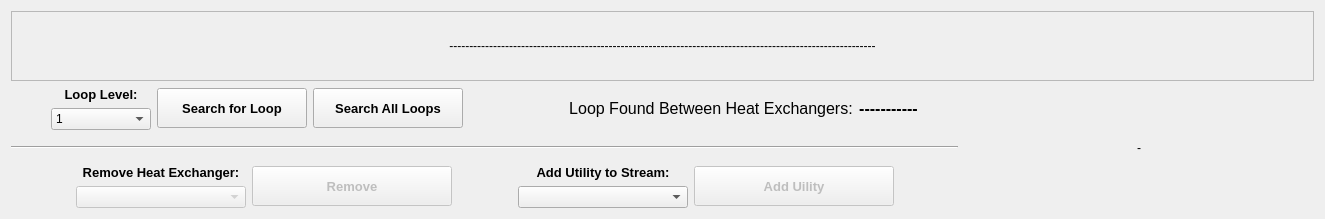
      <widget class="QWidget" name="tab_4">
       <attribute name="title">
        <string>Network Evolution</string>
       </attribute>
       <layout class="QGridLayout" name="gridLayout_6">
        <item row="1" column="0">
         <layout class="QVBoxLayout" name="verticalLayout_11">
          <item>
           <widget class="QScrollArea" name="ambasScroll">
            <property name="widgetResizable">
             <bool>true</bool>
            </property>
            <widget class="QWidget" name="scroll">
             <property name="geometry">
              <rect>
               <x>0</x>
               <y>0</y>
               <width>1494</width>
               <height>488</height>
              </rect>
             </property>
             <layout class="QVBoxLayout" name="verticalLayout_16">
              <item>
               <layout class="QVBoxLayout" name="verticalLayout_10">
                <item>
                 <widget class="QLabel" name="label_teste">
                  <property name="minimumSize">
                   <size>
                    <width>0</width>
                    <height>0</height>
                   </size>
                  </property>
                  <property name="text">
                   <string>-----------------------------------------------------------------------------------------------------------</string>
                  </property>
                  <property name="alignment">
                   <set>Qt::AlignCenter</set>
                  </property>
                 </widget>
                </item>
               </layout>
              </item>
             </layout>
            </widget>
           </widget>
          </item>
          <item>
           <layout class="QHBoxLayout" name="horizontalLayout_20">
            <item>
             <layout class="QVBoxLayout" name="verticalLayout_18">
              <item>
               <layout class="QHBoxLayout" name="horizontalLayout_19">
                <item>
                 <spacer name="horizontalSpacer_17">
                  <property name="orientation">
                   <enum>Qt::Horizontal</enum>
                  </property>
                  <property name="sizeType">
                   <enum>QSizePolicy::Fixed</enum>
                  </property>
                  <property name="sizeHint" stdset="0">
                   <size>
                    <width>40</width>
                    <height>20</height>
                   </size>
                  </property>
                 </spacer>
                </item>
                <item>
                 <layout class="QVBoxLayout" name="verticalLayout_12">
                  <item>
                   <widget class="QLabel" name="label">
                    <property name="sizePolicy">
                     <sizepolicy hsizetype="Preferred" vsizetype="Preferred">
                      <horstretch>0</horstretch>
                      <verstretch>0</verstretch>
                     </sizepolicy>
                    </property>
                    <property name="minimumSize">
                     <size>
                      <width>0</width>
                      <height>0</height>
                     </size>
                    </property>
                    <property name="maximumSize">
                     <size>
                      <width>100</width>
                      <height>16777215</height>
                     </size>
                    </property>
                    <property name="font">
                     <font>
                      <family>Arial</family>
                      <pointsize>10</pointsize>
                      <weight>75</weight>
                      <bold>true</bold>
                     </font>
                    </property>
                    <property name="text">
                     <string>Loop Level:</string>
                    </property>
                    <property name="alignment">
                     <set>Qt::AlignCenter</set>
                    </property>
                   </widget>
                  </item>
                  <item>
                   <widget class="QComboBox" name="nivel">
                    <property name="minimumSize">
                     <size>
                      <width>100</width>
                      <height>0</height>
                     </size>
                    </property>
                    <property name="maximumSize">
                     <size>
                      <width>100</width>
                      <height>16777215</height>
                     </size>
                    </property>
                    <item>
                     <property name="text">
                      <string>1</string>
                     </property>
                    </item>
                   </widget>
                  </item>
                 </layout>
                </item>
                <item>
                 <widget class="QPushButton" name="identificar_laco">
                  <property name="minimumSize">
                   <size>
                    <width>150</width>
                    <height>40</height>
                   </size>
                  </property>
                  <property name="maximumSize">
                   <size>
                    <width>300</width>
                    <height>16777215</height>
                   </size>
                  </property>
                  <property name="font">
                   <font>
                    <family>Arial</family>
                    <pointsize>10</pointsize>
                    <weight>75</weight>
                    <bold>true</bold>
                   </font>
                  </property>
                  <property name="text">
                   <string>Search for Loop</string>
                  </property>
                 </widget>
                </item>
                <item>
                 <widget class="QPushButton" name="identificar_todos">
                  <property name="minimumSize">
                   <size>
                    <width>150</width>
                    <height>40</height>
                   </size>
                  </property>
                  <property name="font">
                   <font>
                    <family>Arial</family>
                    <pointsize>10</pointsize>
                    <weight>75</weight>
                    <bold>true</bold>
                   </font>
                  </property>
                  <property name="text">
                   <string>Search All Loops</string>
                  </property>
                 </widget>
                </item>
                <item>
                 <spacer name="horizontalSpacer">
                  <property name="orientation">
                   <enum>Qt::Horizontal</enum>
                  </property>
                  <property name="sizeType">
                   <enum>QSizePolicy::Maximum</enum>
                  </property>
                  <property name="sizeHint" stdset="0">
                   <size>
                    <width>100</width>
                    <height>20</height>
                   </size>
                  </property>
                 </spacer>
                </item>
                <item>
                 <layout class="QHBoxLayout" name="horizontalLayout_22">
                  <item>
                   <widget class="QLabel" name="label_7">
                    <property name="font">
                     <font>
                      <family>Arial</family>
                      <pointsize>12</pointsize>
                      <weight>50</weight>
                      <bold>false</bold>
                     </font>
                    </property>
                    <property name="text">
                     <string>Loop Found Between Heat Exchangers:</string>
                    </property>
                    <property name="alignment">
                     <set>Qt::AlignCenter</set>
                    </property>
                   </widget>
                  </item>
                  <item>
                   <widget class="QLabel" name="trocadores_loop">
                    <property name="font">
                     <font>
                      <family>Arial</family>
                      <pointsize>12</pointsize>
                      <weight>75</weight>
                      <bold>true</bold>
                     </font>
                    </property>
                    <property name="text">
                     <string>-----------</string>
                    </property>
                    <property name="alignment">
                     <set>Qt::AlignCenter</set>
                    </property>
                   </widget>
                  </item>
                 </layout>
                </item>
                <item>
                 <spacer name="horizontalSpacer_15">
                  <property name="orientation">
                   <enum>Qt::Horizontal</enum>
                  </property>
                  <property name="sizeType">
                   <enum>QSizePolicy::Fixed</enum>
                  </property>
                  <property name="sizeHint" stdset="0">
                   <size>
                    <width>40</width>
                    <height>20</height>
                   </size>
                  </property>
                 </spacer>
                </item>
               </layout>
              </item>
              <item>
               <spacer name="verticalSpacer_4">
                <property name="orientation">
                 <enum>Qt::Vertical</enum>
                </property>
                <property name="sizeType">
                 <enum>QSizePolicy::Maximum</enum>
                </property>
                <property name="sizeHint" stdset="0">
                 <size>
                  <width>20</width>
                  <height>10</height>
                 </size>
                </property>
               </spacer>
              </item>
              <item>
               <widget class="Line" name="line_2">
                <property name="orientation">
                 <enum>Qt::Horizontal</enum>
                </property>
               </widget>
              </item>
              <item>
               <spacer name="verticalSpacer">
                <property name="orientation">
                 <enum>Qt::Vertical</enum>
                </property>
                <property name="sizeType">
                 <enum>QSizePolicy::Maximum</enum>
                </property>
                <property name="sizeHint" stdset="0">
                 <size>
                  <width>20</width>
                  <height>10</height>
                 </size>
                </property>
               </spacer>
              </item>
              <item>
               <layout class="QHBoxLayout" name="horizontalLayout_21">
                <item>
                 <spacer name="horizontalSpacer_14">
                  <property name="orientation">
                   <enum>Qt::Horizontal</enum>
                  </property>
                  <property name="sizeHint" stdset="0">
                   <size>
                    <width>40</width>
                    <height>20</height>
                   </size>
                  </property>
                 </spacer>
                </item>
                <item>
                 <layout class="QVBoxLayout" name="verticalLayout_9">
                  <item>
                   <widget class="QLabel" name="label_8">
                    <property name="minimumSize">
                     <size>
                      <width>170</width>
                      <height>0</height>
                     </size>
                    </property>
                    <property name="maximumSize">
                     <size>
                      <width>200</width>
                      <height>16777215</height>
                     </size>
                    </property>
                    <property name="font">
                     <font>
                      <family>Arial</family>
                      <pointsize>10</pointsize>
                      <weight>75</weight>
                      <bold>true</bold>
                     </font>
                    </property>
                    <property name="text">
                     <string>Remove Heat Exchanger:</string>
                    </property>
                    <property name="alignment">
                     <set>Qt::AlignCenter</set>
                    </property>
                   </widget>
                  </item>
                  <item>
                   <widget class="QComboBox" name="trocador_remover">
                    <property name="enabled">
                     <bool>false</bool>
                    </property>
                    <property name="minimumSize">
                     <size>
                      <width>170</width>
                      <height>0</height>
                     </size>
                    </property>
                    <property name="maximumSize">
                     <size>
                      <width>200</width>
                      <height>16777215</height>
                     </size>
                    </property>
                    <property name="sizeAdjustPolicy">
                     <enum>QComboBox::AdjustToContents</enum>
                    </property>
                   </widget>
                  </item>
                 </layout>
                </item>
                <item>
                 <widget class="QPushButton" name="remover">
                  <property name="enabled">
                   <bool>false</bool>
                  </property>
                  <property name="minimumSize">
                   <size>
                    <width>200</width>
                    <height>40</height>
                   </size>
                  </property>
                  <property name="font">
                   <font>
                    <family>Arial</family>
                    <pointsize>10</pointsize>
                    <weight>75</weight>
                    <bold>true</bold>
                   </font>
                  </property>
                  <property name="text">
                   <string>Remove</string>
                  </property>
                 </widget>
                </item>
                <item>
                 <spacer name="horizontalSpacer_2">
                  <property name="orientation">
                   <enum>Qt::Horizontal</enum>
                  </property>
                  <property name="sizeType">
                   <enum>QSizePolicy::Fixed</enum>
                  </property>
                  <property name="sizeHint" stdset="0">
                   <size>
                    <width>60</width>
                    <height>20</height>
                   </size>
                  </property>
                 </spacer>
                </item>
                <item>
                 <layout class="QVBoxLayout" name="verticalLayout_19">
                  <item>
                   <widget class="QLabel" name="label_14">
                    <property name="font">
                     <font>
                      <family>Arial</family>
                      <pointsize>10</pointsize>
                      <weight>75</weight>
                      <bold>true</bold>
                     </font>
                    </property>
                    <property name="text">
                     <string>Add Utility to Stream:</string>
                    </property>
                    <property name="alignment">
                     <set>Qt::AlignCenter</set>
                    </property>
                   </widget>
                  </item>
                  <item>
                   <widget class="QComboBox" name="comboutil">
                    <property name="minimumSize">
                     <size>
                      <width>170</width>
                      <height>0</height>
                     </size>
                    </property>
                    <property name="maximumSize">
                     <size>
                      <width>200</width>
                      <height>16777215</height>
                     </size>
                    </property>
                   </widget>
                  </item>
                 </layout>
                </item>
                <item>
                 <widget class="QPushButton" name="addutil">
                  <property name="enabled">
                   <bool>false</bool>
                  </property>
                  <property name="minimumSize">
                   <size>
                    <width>200</width>
                    <height>40</height>
                   </size>
                  </property>
                  <property name="font">
                   <font>
                    <family>Arial</family>
                    <pointsize>10</pointsize>
                    <weight>75</weight>
                    <bold>true</bold>
                   </font>
                  </property>
                  <property name="text">
                   <string>Add Uility</string>
                  </property>
                 </widget>
                </item>
                <item>
                 <spacer name="horizontalSpacer_16">
                  <property name="orientation">
                   <enum>Qt::Horizontal</enum>
                  </property>
                  <property name="sizeHint" stdset="0">
                   <size>
                    <width>40</width>
                    <height>20</height>
                   </size>
                  </property>
                 </spacer>
                </item>
               </layout>
              </item>
             </layout>
            </item>
            <item>
             <widget class="QLabel" name="legenda">
              <property name="minimumSize">
               <size>
                <width>350</width>
                <height>0</height>
               </size>
              </property>
              <property name="maximumSize">
               <size>
                <width>350</width>
                <height>16777215</height>
               </size>
              </property>
              <property name="text">
               <string>-</string>
              </property>
              <property name="alignment">
               <set>Qt::AlignCenter</set>
              </property>
             </widget>
            </item>
           </layout>
          </item>
         </layout>
        </item>
       </layout>
      </widget>
